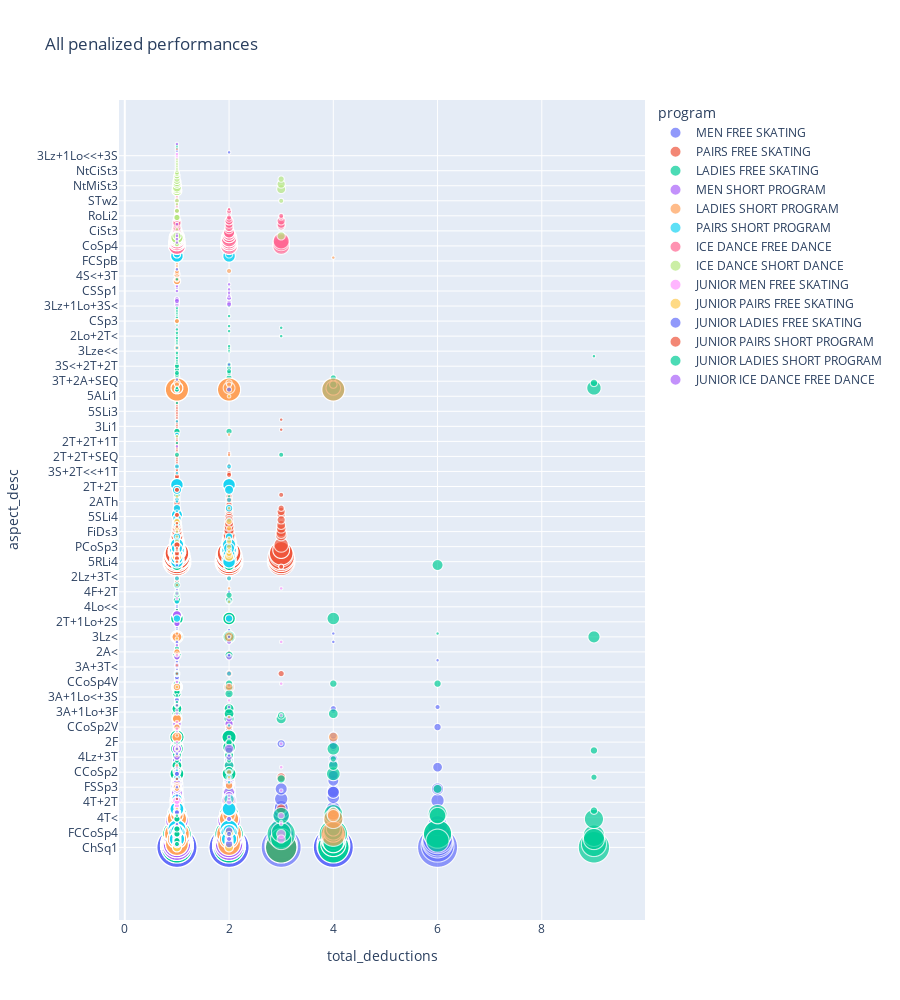

The notebook cell saved with this chart:
### Code cell
bubble_df6 = px.scatter(
    df6, y="aspect_desc", x="total_deductions",
    color="program", size="n_aspect_program", 
    title='All penalized performances',
    hover_name="aspect_desc", log_x=False, size_max=40,
    )
bubble_df6.update_layout(height=1000)
bubble_df6.show()
#NB Sort df6 by n_aspect_program in descending order

### Figure 1 — Plotly figure (JSON) as saved in the notebook; plotly's stock layout.template omitted (floating-point values rounded to 4 significant figures; data arrays with more than 128 entries replaced by an {"elided": "..."} marker saying what was removed)
{"data": [{"hovertemplate": "<b>%{hovertext}</b><br><br>program=MEN FREE SKATING<br>total_deductions=%{x}<br>aspect_desc=%{y}<br>n_aspect_program=%{marker.size}<extra></extra>", "hovertext": {"elided": "1541 str values"}, "legendgroup": "MEN FREE SKATING", "marker": {"color": "#636efa", "size": {"elided": "1541 int values"}, "sizemode": "area", "sizeref": 0.07437, "symbol": "circle"}, "mode": "markers", "name": "MEN FREE SKATING", "showlegend": true, "type": "scattergl", "x": {"elided": "1541 int values"}, "xaxis": "x", "y": {"elided": "1541 str values"}, "yaxis": "y"}, {"hovertemplate": "<b>%{hovertext}</b><br><br>program=PAIRS FREE SKATING<br>total_deductions=%{x}<br>aspect_desc=%{y}<br>n_aspect_program=%{marker.size}<extra></extra>", "hovertext": {"elided": "885 str values"}, "legendgroup": "PAIRS FREE SKATING", "marker": {"color": "#EF553B", "size": {"elided": "885 int values"}, "sizemode": "area", "sizeref": 0.07437, "symbol": "circle"}, "mode": "markers", "name": "PAIRS FREE SKATING", "showlegend": true, "type": "scattergl", "x": {"elided": "885 int values"}, "xaxis": "x", "y": {"elided": "885 str values"}, "yaxis": "y"}, {"hovertemplate": "<b>%{hovertext}</b><br><br>program=LADIES FREE SKATING<br>total_deductions=%{x}<br>aspect_desc=%{y}<br>n_aspect_program=%{marker.size}<extra></extra>", "hovertext": {"elided": "879 str values"}, "legendgroup": "LADIES FREE SKATING", "marker": {"color": "#00cc96", "size": {"elided": "879 int values"}, "sizemode": "area", "sizeref": 0.07437, "symbol": "circle"}, "mode": "markers", "name": "LADIES FREE SKATING", "showlegend": true, "type": "scattergl", "x": {"elided": "879 int values"}, "xaxis": "x", "y": {"elided": "879 str values"}, "yaxis": "y"}, {"hovertemplate": "<b>%{hovertext}</b><br><br>program=MEN SHORT PROGRAM<br>total_deductions=%{x}<br>aspect_desc=%{y}<br>n_aspect_program=%{marker.size}<extra></extra>", "hovertext": {"elided": "555 str values"}, "legendgroup": "MEN SHORT PROGRAM", "marker": {"color": "#ab63fa", "size": {"elided": "555 int values"}, "sizemode": "area", "sizeref": 0.07437, "symbol": "circle"}, "mode": "markers", "name": "MEN SHORT PROGRAM", "showlegend": true, "type": "scattergl", "x": {"elided": "555 int values"}, "xaxis": "x", "y": {"elided": "555 str values"}, "yaxis": "y"}, {"hovertemplate": "<b>%{hovertext}</b><br><br>program=LADIES SHORT PROGRAM<br>total_deductions=%{x}<br>aspect_desc=%{y}<br>n_aspect_program=%{marker.size}<extra></extra>", "hovertext": {"elided": "373 str values"}, "legendgroup": "LADIES SHORT PROGRAM", "marker": {"color": "#FFA15A", "size": {"elided": "373 int values"}, "sizemode": "area", "sizeref": 0.07437, "symbol": "circle"}, "mode": "markers", "name": "LADIES SHORT PROGRAM", "showlegend": true, "type": "scattergl", "x": {"elided": "373 int values"}, "xaxis": "x", "y": {"elided": "373 str values"}, "yaxis": "y"}, {"hovertemplate": "<b>%{hovertext}</b><br><br>program=PAIRS SHORT PROGRAM<br>total_deductions=%{x}<br>aspect_desc=%{y}<br>n_aspect_program=%{marker.size}<extra></extra>", "hovertext": {"elided": "327 str values"}, "legendgroup": "PAIRS SHORT PROGRAM", "marker": {"color": "#19d3f3", "size": {"elided": "327 int values"}, "sizemode": "area", "sizeref": 0.07437, "symbol": "circle"}, "mode": "markers", "name": "PAIRS SHORT PROGRAM", "showlegend": true, "type": "scattergl", "x": {"elided": "327 int values"}, "xaxis": "x", "y": {"elided": "327 str values"}, "yaxis": "y"}, {"hovertemplate": "<b>%{hovertext}</b><br><br>program=ICE DANCE FREE DANCE<br>total_deductions=%{x}<br>aspect_desc=%{y}<br>n_aspect_program=%{marker.size}<extra></extra>", "hovertext": {"elided": "212 str values"}, "legendgroup": "ICE DANCE FREE DANCE", "marker": {"color": "#FF6692", "size": {"elided": "212 int values"}, "sizemode": "area", "sizeref": 0.07437, "symbol": "circle"}, "mode": "markers", "name": "ICE DANCE FREE DANCE", "showlegend": true, "type": "scattergl", "x": {"elided": "212 int values"}, "xaxis": "x", "y": {"elided": "212 str values"}, "yaxis": "y"}, {"hovertemplate": "<b>%{hovertext}</b><br><br>program=ICE DANCE SHORT DANCE<br>total_deductions=%{x}<br>aspect_desc=%{y}<br>n_aspect_program=%{marker.size}<extra></extra>", "hovertext": ["STw4", "STw4", "STw4", "STw4", "STw4", "STw4", "STw4", "STw4", "STw4", "STw4", "STw4", "STw4", "RoLi4", "RoLi4", "RoLi4", "RoLi4", "RoLi4", "RoLi4", "RoLi4", "RoLi4", "RoLi4", "RoLi4", "RoLi4", "PSt2", "PSt2", "PSt2", "PSt2", "PSt2", "PSt2", "PSt2", "PSt1", "PSt1", "NtMiSt2", "NtMiSt3", "NtMiSt3", "PSt1", "NtMiSt3", "NtMiSt2", "PSt1", "NtMiSt3", "NtMiSt3", "NtMiSt2", "NtMiSt2", "PSt1", "PSt1", "NtMiSt2", "NtMiSt3", "NtMiSt2", "CuLi4", "CuLi4", "NtMiSt1", "NtMiSt1", "PSt3", "NtMiSt1", "NtMiSt1", "CuLi4", "PSt3", "CuLi4", "PSt3", "PSt3", "NtMiSt1", "CuLi4", "PSt3", "1MB4+kpYYY", "1MB4+kpYYY", "1MB4+kpYYY", "1MB4+kpYYY", "1MB2+kpNNY", "1MB2+kpNNY", "1MB3+kpYNY", "STw3", "1MB3+kpNYY", "1MB3+kpYNY", "1MB3+kpYNY", "STw3", "1MB2+kpNNY", "1MB3+kpNYY", "STw3", "1MB3+kpNYY", "STw1", "STw1", "STw2", "1MB1+kpNNN", "SlLi4", "PSt4", "SlLi4", "1MB1+kpNNN", "STw2", "PSt4", "NtCiSt3", "StaLi4", "1RH3+kpYYN", "NtDiSt2", "NtDiSt1", "1MB3+kpYYN", "RoLi3", "1RH4+kpYYY", "1RH3+kpNYY", "1RH2+kpNNY"], "legendgroup": "ICE DANCE SHORT DANCE", "marker": {"color": "#B6E880", "size": [12, 12, 12, 12, 12, 12, 12, 12, 12, 12, 12, 12, 11, 11, 11, 11, 11, 11, 11, 11, 11, 11, 11, 7, 7, 7, 7, 7, 7, 7, 6, 6, 6, 6, 6, 6, 6, 6, 6, 6, 6, 6, 6, 6, 6, 6, 6, 6, 5, 5, 5, 5, 5, 5, 5, 5, 5, 5, 5, 5, 5, 5, 5, 4, 4, 4, 4, 3, 3, 3, 3, 3, 3, 3, 3, 3, 3, 3, 3, 2, 2, 2, 2, 2, 2, 2, 2, 2, 2, 1, 1, 1, 1, 1, 1, 1, 1, 1, 1], "sizemode": "area", "sizeref": 0.07437, "symbol": "circle"}, "mode": "markers", "name": "ICE DANCE SHORT DANCE", "showlegend": true, "type": "scattergl", "x": [1, 1, 1, 1, 1, 1, 1, 1, 1, 1, 1, 1, 1, 1, 1, 1, 1, 1, 1, 1, 1, 1, 1, 1, 1, 1, 1, 1, 1, 1, 1, 1, 1, 1, 1, 1, 1, 1, 3, 1, 1, 1, 1, 1, 1, 1, 1, 1, 1, 1, 3, 1, 1, 1, 1, 1, 1, 1, 1, 1, 1, 3, 1, 1, 1, 1, 1, 3, 1, 1, 1, 1, 1, 1, 1, 1, 1, 1, 1, 1, 1, 3, 1, 1, 1, 1, 1, 1, 1, 1, 1, 1, 1, 1, 1, 1, 1, 1, 1], "xaxis": "x", "y": ["STw4", "STw4", "STw4", "STw4", "STw4", "STw4", "STw4", "STw4", "STw4", "STw4", "STw4", "STw4", "RoLi4", "RoLi4", "RoLi4", "RoLi4", "RoLi4", "RoLi4", "RoLi4", "RoLi4", "RoLi4", "RoLi4", "RoLi4", "PSt2", "PSt2", "PSt2", "PSt2", "PSt2", "PSt2", "PSt2", "PSt1", "PSt1", "NtMiSt2", "NtMiSt3", "NtMiSt3", "PSt1", "NtMiSt3", "NtMiSt2", "PSt1", "NtMiSt3", "NtMiSt3", "NtMiSt2", "NtMiSt2", "PSt1", "PSt1", "NtMiSt2", "NtMiSt3", "NtMiSt2", "CuLi4", "CuLi4", "NtMiSt1", "NtMiSt1", "PSt3", "NtMiSt1", "NtMiSt1", "CuLi4", "PSt3", "CuLi4", "PSt3", "PSt3", "NtMiSt1", "CuLi4", "PSt3", "1MB4+kpYYY", "1MB4+kpYYY", "1MB4+kpYYY", "1MB4+kpYYY", "1MB2+kpNNY", "1MB2+kpNNY", "1MB3+kpYNY", "STw3", "1MB3+kpNYY", "1MB3+kpYNY", "1MB3+kpYNY", "STw3", "1MB2+kpNNY", "1MB3+kpNYY", "STw3", "1MB3+kpNYY", "STw1", "STw1", "STw2", "1MB1+kpNNN", "SlLi4", "PSt4", "SlLi4", "1MB1+kpNNN", "STw2", "PSt4", "NtCiSt3", "StaLi4", "1RH3+kpYYN", "NtDiSt2", "NtDiSt1", "1MB3+kpYYN", "RoLi3", "1RH4+kpYYY", "1RH3+kpNYY", "1RH2+kpNNY"], "yaxis": "y"}, {"hovertemplate": "<b>%{hovertext}</b><br><br>program=JUNIOR MEN FREE SKATING<br>total_deductions=%{x}<br>aspect_desc=%{y}<br>n_aspect_program=%{marker.size}<extra></extra>", "hovertext": ["3A", "3A", "3A", "3A", "3A", "3A", "3A", "2A", "2A", "2A", "2A", "2A", "2A", "StSq3", "FCSp3", "3Lo", "3Lo", "3Lo", "FCSp3", "StSq3", "StSq3", "StSq3", "FCSp3", "3Lo", "FCSp3", "FCSp3", "StSq3", "3Lo", "3Lz+3T", "3Lz", "CCoSp4", "3F", "4T", "CCoSp4", "CCoSp4", "3Lz+3T", "3F", "3Lz", "3Lz+3T", "3F", "4T", "3Lz", "3F", "4T", "3Lz+3T", "4T", "CCoSp4", "3Lz", "CCoSp3", "CCoSp3", "CSSp3", "CSSp3", "CSSp3", "CCoSp3", "StSq2", "FCSp4", "3A+3T", "StSq2", "3A+3T", "4T+2T", "4T+2T", "3A+2T", "3A+2T", "FCSp4", "3Lz+3Lo<", "3F+2T+2Lo<", "3S", "4S", "CSSp4", "3F+REP", "3F+2T", "2A+2T", "4Lo<", "2F", "CCoSp4V", "2A+1Lo+3S", "3A+1Lo+3S", "4T<<", "1Lo", "CCSp4", "3A<<", "FSSp4", "3Lz+1Lo+3S", "3F+3T<<", "1Lz", "1F", "3Lo+1Lo+3S", "2Lz", "3Lz+1Lo<<+3S", "FCCoSp3", "StSq4", "4S<", "FCCoSp2V", "3F+1Lo+2S", "3F<<"], "legendgroup": "JUNIOR MEN FREE SKATING", "marker": {"color": "#FF97FF", "size": [7, 7, 7, 7, 7, 7, 7, 6, 6, 6, 6, 6, 6, 5, 5, 5, 5, 5, 5, 5, 5, 5, 5, 5, 5, 5, 5, 5, 4, 4, 4, 4, 4, 4, 4, 4, 4, 4, 4, 4, 4, 4, 4, 4, 4, 4, 4, 4, 3, 3, 3, 3, 3, 3, 2, 2, 2, 2, 2, 2, 2, 2, 2, 2, 1, 1, 1, 1, 1, 1, 1, 1, 1, 1, 1, 1, 1, 1, 1, 1, 1, 1, 1, 1, 1, 1, 1, 1, 1, 1, 1, 1, 1, 1, 1], "sizemode": "area", "sizeref": 0.07437, "symbol": "circle"}, "mode": "markers", "name": "JUNIOR MEN FREE SKATING", "showlegend": true, "type": "scattergl", "x": [1, 2, 1, 1, 1, 1, 1, 3, 1, 1, 1, 1, 1, 1, 1, 1, 1, 2, 1, 2, 1, 3, 1, 1, 1, 1, 1, 1, 1, 2, 1, 1, 1, 2, 1, 1, 1, 1, 1, 1, 1, 1, 1, 1, 1, 2, 1, 1, 3, 1, 1, 1, 1, 1, 1, 1, 1, 1, 1, 1, 2, 1, 1, 2, 1, 1, 1, 1, 1, 1, 1, 1, 1, 1, 1, 1, 1, 3, 3, 3, 3, 3, 3, 3, 3, 3, 1, 2, 1, 2, 1, 2, 1, 2, 1], "xaxis": "x", "y": ["3A", "3A", "3A", "3A", "3A", "3A", "3A", "2A", "2A", "2A", "2A", "2A", "2A", "StSq3", "FCSp3", "3Lo", "3Lo", "3Lo", "FCSp3", "StSq3", "StSq3", "StSq3", "FCSp3", "3Lo", "FCSp3", "FCSp3", "StSq3", "3Lo", "3Lz+3T", "3Lz", "CCoSp4", "3F", "4T", "CCoSp4", "CCoSp4", "3Lz+3T", "3F", "3Lz", "3Lz+3T", "3F", "4T", "3Lz", "3F", "4T", "3Lz+3T", "4T", "CCoSp4", "3Lz", "CCoSp3", "CCoSp3", "CSSp3", "CSSp3", "CSSp3", "CCoSp3", "StSq2", "FCSp4", "3A+3T", "StSq2", "3A+3T", "4T+2T", "4T+2T", "3A+2T", "3A+2T", "FCSp4", "3Lz+3Lo<", "3F+2T+2Lo<", "3S", "4S", "CSSp4", "3F+REP", "3F+2T", "2A+2T", "4Lo<", "2F", "CCoSp4V", "2A+1Lo+3S", "3A+1Lo+3S", "4T<<", "1Lo", "CCSp4", "3A<<", "FSSp4", "3Lz+1Lo+3S", "3F+3T<<", "1Lz", "1F", "3Lo+1Lo+3S", "2Lz", "3Lz+1Lo<<+3S", "FCCoSp3", "StSq4", "4S<", "FCCoSp2V", "3F+1Lo+2S", "3F<<"], "yaxis": "y"}, {"hovertemplate": "<b>%{hovertext}</b><br><br>program=JUNIOR PAIRS FREE SKATING<br>total_deductions=%{x}<br>aspect_desc=%{y}<br>n_aspect_program=%{marker.size}<extra></extra>", "hovertext": ["ChSq1", "FCCoSp4", "ChSq1", "3STh", "ChSq1", "FCCoSp4", "ChSq1", "3STh", "3STh", "FCCoSp4", "3STh", "ChSq1", "FCCoSp4", "FCCoSp4", "ChSq1", "FCCoSp4", "3STh", "3STh", "4Li4", "PCoSp4", "4Li4", "3LoTh", "3LoTh", "4Li4", "PCoSp4", "3LoTh", "PCoSp4", "3Tw3", "3Li4", "5ALi4", "PCoSp3", "BoDs3", "5RLi4", "3T+2T+2T", "3T+2T+2T", "3Tw3", "5ALi4", "3FTh", "PCoSp3", "5RLi4", "3Li4", "3S", "3FTh", "3S", "BoDs3", "5RLi3", "3Tw2", "2A+2T+2Lo", "2S", "3Tw4", "3T+1Lo+3S", "3S+2T+2T", "5ALi1", "BoDs4", "3Tw1", "3LzTh", "3S<<", "3T+2T", "3T", "3Lo", "FiDs3", "PCoSp2V", "FiDs4", "BoDs2"], "legendgroup": "JUNIOR PAIRS FREE SKATING", "marker": {"color": "#FECB52", "size": [6, 6, 6, 6, 6, 6, 6, 6, 6, 6, 6, 6, 6, 6, 6, 6, 6, 6, 3, 3, 3, 3, 3, 3, 3, 3, 3, 2, 2, 2, 2, 2, 2, 2, 2, 2, 2, 2, 2, 2, 2, 2, 2, 2, 2, 1, 1, 1, 1, 1, 1, 1, 1, 1, 1, 1, 1, 1, 1, 1, 1, 1, 1, 1], "sizemode": "area", "sizeref": 0.07437, "symbol": "circle"}, "mode": "markers", "name": "JUNIOR PAIRS FREE SKATING", "showlegend": true, "type": "scattergl", "x": [2, 2, 2, 2, 1, 1, 1, 1, 1, 1, 1, 1, 1, 2, 1, 1, 2, 1, 1, 1, 2, 2, 1, 1, 1, 1, 2, 1, 1, 1, 1, 1, 1, 1, 2, 1, 1, 2, 2, 1, 1, 1, 1, 1, 2, 2, 2, 2, 2, 1, 1, 1, 2, 1, 1, 1, 2, 1, 1, 1, 1, 1, 1, 2], "xaxis": "x", "y": ["ChSq1", "FCCoSp4", "ChSq1", "3STh", "ChSq1", "FCCoSp4", "ChSq1", "3STh", "3STh", "FCCoSp4", "3STh", "ChSq1", "FCCoSp4", "FCCoSp4", "ChSq1", "FCCoSp4", "3STh", "3STh", "4Li4", "PCoSp4", "4Li4", "3LoTh", "3LoTh", "4Li4", "PCoSp4", "3LoTh", "PCoSp4", "3Tw3", "3Li4", "5ALi4", "PCoSp3", "BoDs3", "5RLi4", "3T+2T+2T", "3T+2T+2T", "3Tw3", "5ALi4", "3FTh", "PCoSp3", "5RLi4", "3Li4", "3S", "3FTh", "3S", "BoDs3", "5RLi3", "3Tw2", "2A+2T+2Lo", "2S", "3Tw4", "3T+1Lo+3S", "3S+2T+2T", "5ALi1", "BoDs4", "3Tw1", "3LzTh", "3S<<", "3T+2T", "3T", "3Lo", "FiDs3", "PCoSp2V", "FiDs4", "BoDs2"], "yaxis": "y"}, {"hovertemplate": "<b>%{hovertext}</b><br><br>program=JUNIOR LADIES FREE SKATING<br>total_deductions=%{x}<br>aspect_desc=%{y}<br>n_aspect_program=%{marker.size}<extra></extra>", "hovertext": ["CCoSp4", "3S", "CCoSp4", "3S", "CCoSp4", "3S", "3S", "CCoSp4", "FCSp4", "3Lz+3T", "2A", "StSq4", "3Lo", "StSq3", "2A+3T", "2A+3T", "LSp4", "3Lz+3T", "3Lo", "StSq4", "LSp4", "StSq3", "2A", "FCSp4", "FCCoSp3", "3F<", "3A<<", "FSSp4", "3Lz", "3F+3T", "2A+2T+2T", "3Lze", "2A+3T+2T", "3S+2T", "3Lz<", "3F<<", "3Lo+3Lo", "3F", "3Lz+3Lo", "FCCoSp4", "4S<", "3F+2T+2T", "3F+2T+2Lo", "FSSp3"], "legendgroup": "JUNIOR LADIES FREE SKATING", "marker": {"color": "#636efa", "size": [4, 4, 4, 4, 4, 4, 4, 4, 2, 2, 2, 2, 2, 2, 2, 2, 2, 2, 2, 2, 2, 2, 2, 2, 1, 1, 1, 1, 1, 1, 1, 1, 1, 1, 1, 1, 1, 1, 1, 1, 1, 1, 1, 1], "sizemode": "area", "sizeref": 0.07437, "symbol": "circle"}, "mode": "markers", "name": "JUNIOR LADIES FREE SKATING", "showlegend": true, "type": "scattergl", "x": [2, 2, 1, 1, 1, 1, 1, 1, 1, 1, 1, 1, 1, 1, 1, 1, 1, 1, 1, 1, 2, 2, 2, 2, 1, 1, 1, 1, 1, 1, 1, 1, 2, 2, 2, 2, 2, 1, 1, 1, 1, 1, 1, 1], "xaxis": "x", "y": ["CCoSp4", "3S", "CCoSp4", "3S", "CCoSp4", "3S", "3S", "CCoSp4", "FCSp4", "3Lz+3T", "2A", "StSq4", "3Lo", "StSq3", "2A+3T", "2A+3T", "LSp4", "3Lz+3T", "3Lo", "StSq4", "LSp4", "StSq3", "2A", "FCSp4", "FCCoSp3", "3F<", "3A<<", "FSSp4", "3Lz", "3F+3T", "2A+2T+2T", "3Lze", "2A+3T+2T", "3S+2T", "3Lz<", "3F<<", "3Lo+3Lo", "3F", "3Lz+3Lo", "FCCoSp4", "4S<", "3F+2T+2T", "3F+2T+2Lo", "FSSp3"], "yaxis": "y"}, {"hovertemplate": "<b>%{hovertext}</b><br><br>program=JUNIOR PAIRS SHORT PROGRAM<br>total_deductions=%{x}<br>aspect_desc=%{y}<br>n_aspect_program=%{marker.size}<extra></extra>", "hovertext": ["StSq4", "3Tw3", "3Tw3", "StSq4", "StSq4", "3Tw3", "3LoTh", "FiDs4", "PCoSp4", "2A", "3LoTh", "FiDs4", "3Li4", "3Li4", "PCoSp4", "BiDs2", "2A", "BiDs2", "StSq3", "3Tw4", "2Lz!", "2Lz", "FCCoSp2", "3FTh", "FCCoSp3", "5RLi4", "3LzTh", "5ALi3"], "legendgroup": "JUNIOR PAIRS SHORT PROGRAM", "marker": {"color": "#EF553B", "size": [3, 3, 3, 3, 3, 3, 2, 2, 2, 2, 2, 2, 2, 2, 2, 2, 2, 2, 1, 1, 1, 1, 1, 1, 1, 1, 1, 1], "sizemode": "area", "sizeref": 0.07437, "symbol": "circle"}, "mode": "markers", "name": "JUNIOR PAIRS SHORT PROGRAM", "showlegend": true, "type": "scattergl", "x": [1, 1, 1, 1, 1, 1, 1, 1, 1, 1, 1, 1, 1, 1, 1, 1, 1, 1, 1, 1, 1, 1, 1, 1, 1, 1, 1, 1], "xaxis": "x", "y": ["StSq4", "3Tw3", "3Tw3", "StSq4", "StSq4", "3Tw3", "3LoTh", "FiDs4", "PCoSp4", "2A", "3LoTh", "FiDs4", "3Li4", "3Li4", "PCoSp4", "BiDs2", "2A", "BiDs2", "StSq3", "3Tw4", "2Lz!", "2Lz", "FCCoSp2", "3FTh", "FCCoSp3", "5RLi4", "3LzTh", "5ALi3"], "yaxis": "y"}, {"hovertemplate": "<b>%{hovertext}</b><br><br>program=JUNIOR LADIES SHORT PROGRAM<br>total_deductions=%{x}<br>aspect_desc=%{y}<br>n_aspect_program=%{marker.size}<extra></extra>", "hovertext": ["2A", "FCSp4", "2A", "StSq4", "FCSp4", "3Lo", "StSq4", "3Lo", "FCSp4", "3Lo", "2A", "StSq4", "LSp4", "CCoSp4", "CCoSp4", "LSp4", "3Lz<<+COMBO", "LSp3", "3Lz+COMBO", "CCoSp3", "3Lz<+COMBO"], "legendgroup": "JUNIOR LADIES SHORT PROGRAM", "marker": {"color": "#00cc96", "size": [3, 3, 3, 3, 3, 3, 3, 3, 3, 3, 3, 3, 2, 2, 2, 2, 1, 1, 1, 1, 1], "sizemode": "area", "sizeref": 0.07437, "symbol": "circle"}, "mode": "markers", "name": "JUNIOR LADIES SHORT PROGRAM", "showlegend": true, "type": "scattergl", "x": [1, 1, 1, 1, 1, 1, 1, 1, 1, 1, 1, 1, 1, 1, 1, 1, 1, 1, 1, 1, 1], "xaxis": "x", "y": ["2A", "FCSp4", "2A", "StSq4", "FCSp4", "3Lo", "StSq4", "3Lo", "FCSp4", "3Lo", "2A", "StSq4", "LSp4", "CCoSp4", "CCoSp4", "LSp4", "3Lz<<+COMBO", "LSp3", "3Lz+COMBO", "CCoSp3", "3Lz<+COMBO"], "yaxis": "y"}, {"hovertemplate": "<b>%{hovertext}</b><br><br>program=JUNIOR ICE DANCE FREE DANCE<br>total_deductions=%{x}<br>aspect_desc=%{y}<br>n_aspect_program=%{marker.size}<extra></extra>", "hovertext": ["CiSt2", "RoLi4", "DiSt2", "ChLi1", "Sp4", "CuLi4", "STw4"], "legendgroup": "JUNIOR ICE DANCE FREE DANCE", "marker": {"color": "#ab63fa", "size": [1, 1, 1, 1, 1, 1, 1], "sizemode": "area", "sizeref": 0.07437, "symbol": "circle"}, "mode": "markers", "name": "JUNIOR ICE DANCE FREE DANCE", "showlegend": true, "type": "scattergl", "x": [1, 1, 1, 1, 1, 1, 1], "xaxis": "x", "y": ["CiSt2", "RoLi4", "DiSt2", "ChLi1", "Sp4", "CuLi4", "STw4"], "yaxis": "y"}], "layout": {"height": 1000, "legend": {"itemsizing": "constant", "title": {"text": "program"}, "tracegroupgap": 0}, "title": {"text": "All penalized performances"}, "xaxis": {"anchor": "y", "domain": [0, 1], "title": {"text": "total_deductions"}}, "yaxis": {"anchor": "x", "domain": [0, 1], "title": {"text": "aspect_desc"}}}}
